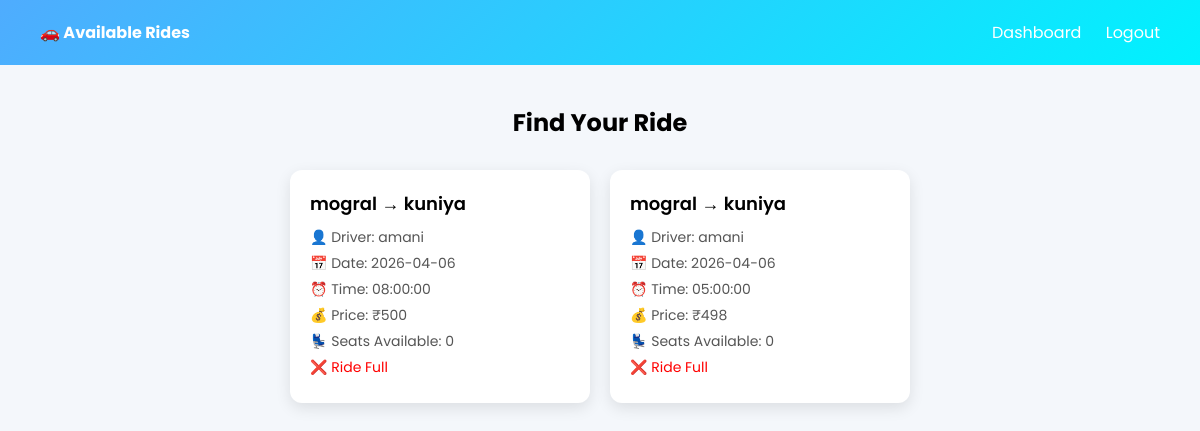
The page /view_rides.php (signed in) on the database its author committed.
### tables this page shows
CREATE TABLE `rides` (
  `id` int(11) NOT NULL,
  `user_id` int(11) DEFAULT NULL,
  `source` varchar(100) DEFAULT NULL,
  `destination` varchar(100) DEFAULT NULL,
  `ride_date` date DEFAULT NULL,
  `seats` int(11) DEFAULT NULL,
  `ride_time` time DEFAULT NULL,
  `price` int(11) DEFAULT NULL,
  `vehicle` varchar(50) DEFAULT NULL
);

CREATE TABLE `users` (
  `id` int(11) NOT NULL,
  `name` varchar(100) DEFAULT NULL,
  `email` varchar(100) DEFAULT NULL,
  `password` varchar(255) DEFAULT NULL,
  `vehicle` varchar(100) DEFAULT NULL
);

### view_rides.php (the view, shortened to what this page needs)
<?php
include "db.php";
$result = $conn->query("SELECT rides.*, users.name FROM rides
JOIN users ON rides.user_id = users.id ORDER BY ride_date ASC");
?>
<!DOCTYPE html>
<html lang="en">
<head>
</head>
<body>
<div class="header">
    <div><strong>🚗 Available Rides</strong></div>
    <div>
        <a href="dashboard.php">Dashboard</a>
        <a href="logout.php">Logout</a>
    </div>
</div>
<div class="container">
    <h2>Find Your Ride</h2>
    <div class="cards">
    <?php if ($result->num_rows > 0): ?>
        <?php while ($row = $result->fetch_assoc()): ?>
        <?php
        $result2 = $conn->query("SELECT SUM(seats_booked) as total FROM bookings WHERE ride_id=".$row['id']);
        $row2 = $result2->fetch_assoc();
        $booked = $row2['total'] ?? 0;
        $remaining = $row['seats'] - $booked;
        ?>
        <div class="card">
            <div class="route">
                <?php echo $row['source']; ?> → <?php echo $row['destination']; ?>
            </div>
            <div class="info">👤 Driver: <?php echo $row['name']; ?></div>
            <div class="info">📅 Date: <?php echo $row['ride_date']; ?></div>
            <?php if (!empty($row['ride_time'])): ?>
            <div class="info">⏰ Time: <?php echo $row['ride_time']; ?></div>
            <?php endif; ?>
            <?php if (!empty($row['price'])): ?>
            <div class="info">💰 Price: ₹<?php echo $row['price']; ?></div>
            <?php endif; ?>
            <div class="info">💺 Seats Available: <?php echo $remaining; ?></div>
            <?php if ($remaining > 0): ?>
                <form method="POST" action="book_ride.php">
                    <input type="hidden" name="ride_id" value="<?php echo $row['id']; ?>">
                    <input type="number" name="seats" min="1" max="<?php echo $remaining; ?>"
                           placeholder="Enter seats" required>
                    <button type="submit">Book Ride</button>
                </form>
            <?php else: ?>
                <div class="info" style="color:red;">❌ Ride Full</div>
            <?php endif; ?>
        </div>
        <?php endwhile; ?>
    <?php else: ?>
        <p class="no-rides">No rides available right now.</p>
    <?php endif; ?>
    </div>
</div>
</body>
</html>

### view_rides.php (style rules this page uses)
* { box-sizing: border-box; margin:0; padding:0; font-family:'Poppins', sans-serif; }
body { background:#f4f7fb; }
.header { background: linear-gradient(135deg,#4facfe,#00f2fe); color:white; padding:20px 40px; display:flex; justify-content:space-between; }
.header a { color:white; text-decoration:none; margin-left:20px; }
.container { padding:40px; }
h2 { text-align:center; margin-bottom:30px; }
.cards { display:flex; flex-wrap:wrap; gap:20px; justify-content:center; }
.card { background:white; width:300px; padding:20px; border-radius:12px; box-shadow:0 5px 15px rgba(0,0,0,0.1); transition:0.3s; }
.route { font-size:18px; font-weight:600; margin-bottom:10px; }
.info { font-size:14px; color:#555; margin-bottom:5px; }

### rows shown on the page
rides: source "mogral", destination "kuniya", user.name "amani", ride_date "2026-04-06", ride_time "08:00:00", price "500", remaining "0", seats "❌ Ride Full"
rides: source "mogral", destination "kuniya", user.name "amani", ride_date "2026-04-06", ride_time "05:00:00", price "498", remaining "0", seats "❌ Ride Full"
